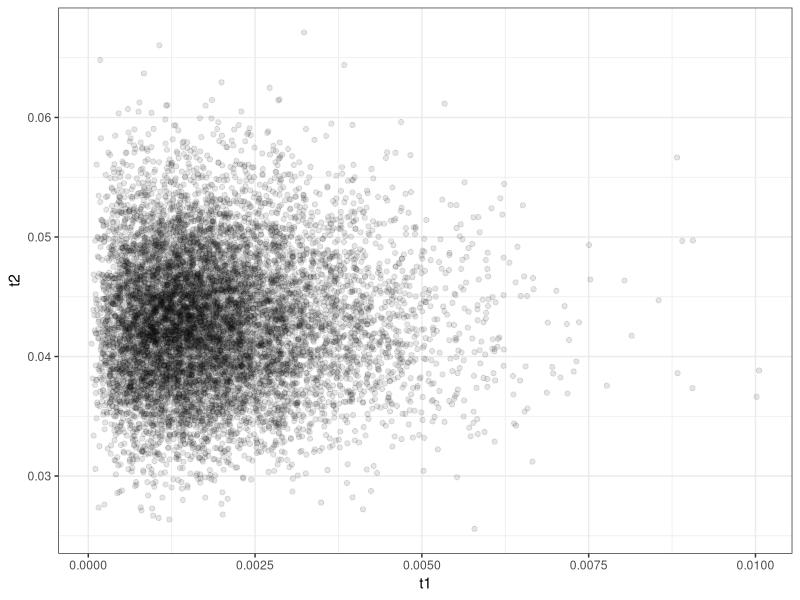
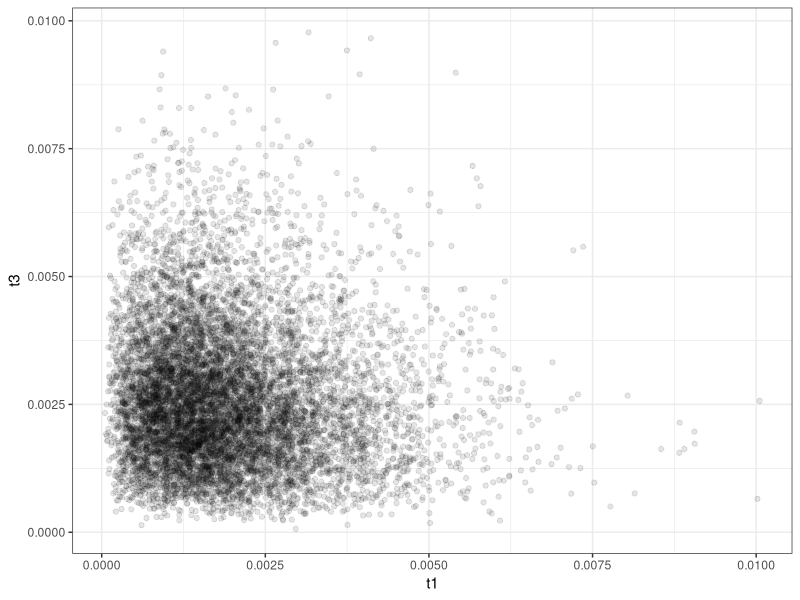
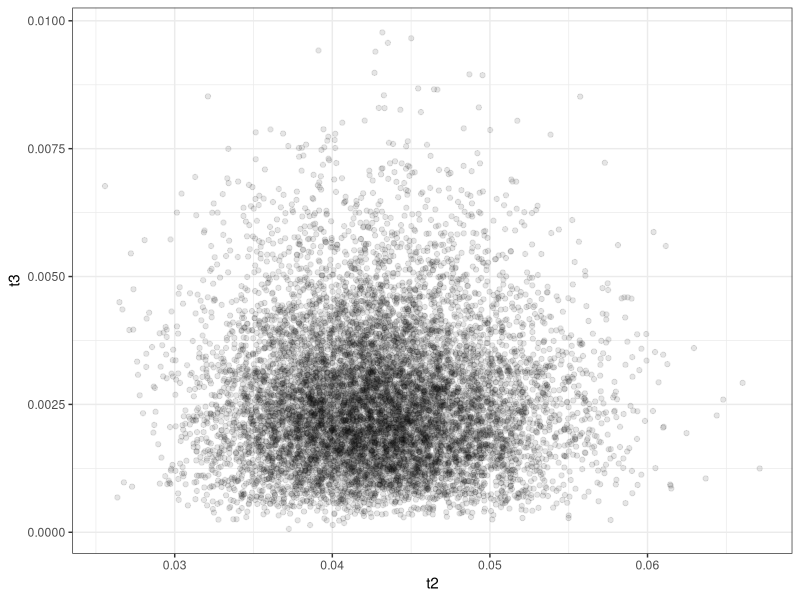
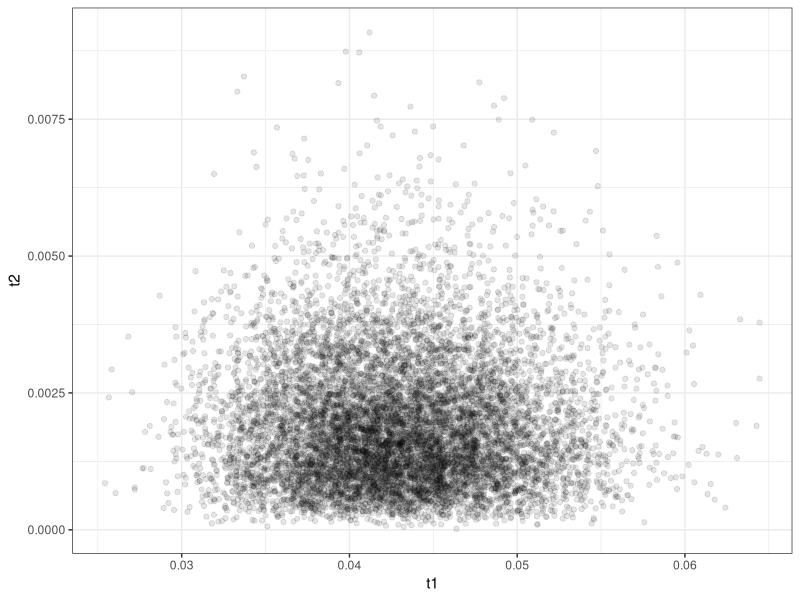
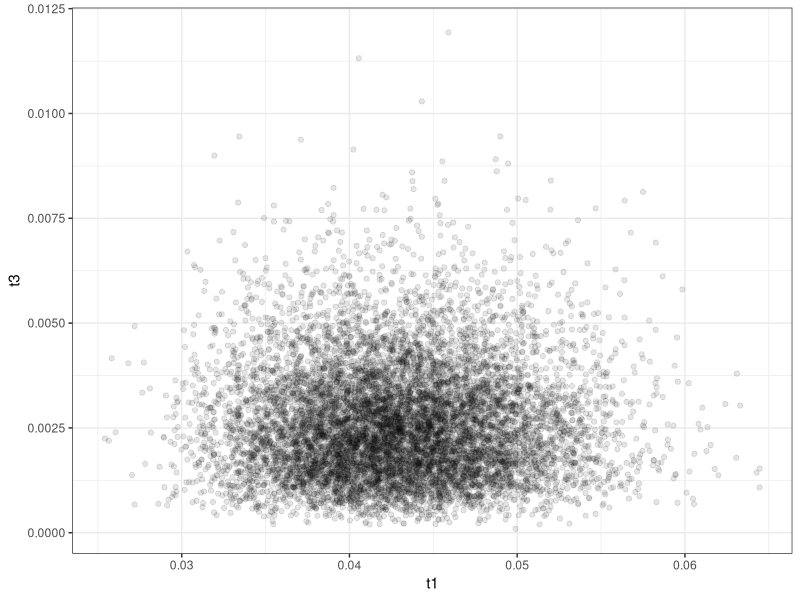
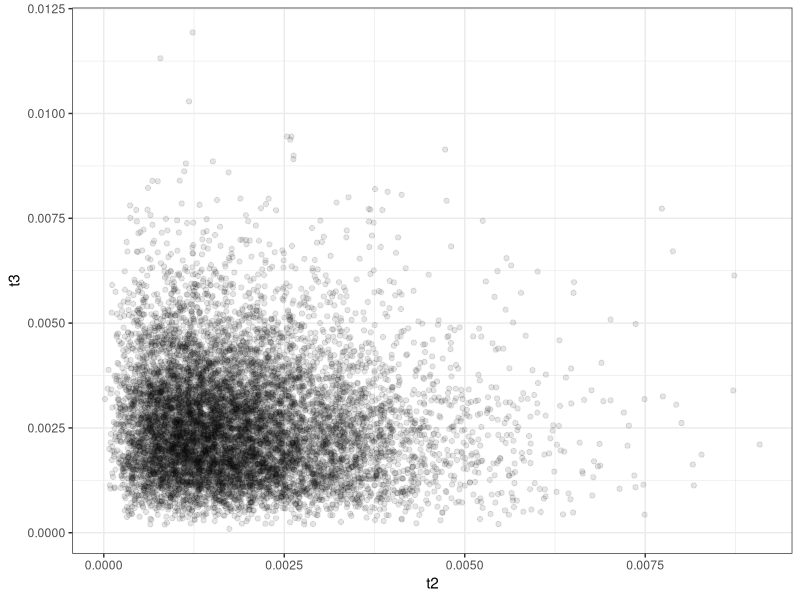

Here is the R script that generated these plots, in order:
## Bret Larget
## May 11, 2016
## Code to test the derivation

## Example from fitted dog/wolf/coyote example
n = 10000

mu = c(0.00194982,0.0429325,0.00262431)
vc = matrix(c(1.39396e-06,-1.20382e-08,-1.10568e-07,-1.20382e-08,3.0445e-05,5.98742e-09,-1.10568e-07,5.98742e-09,1.82874e-06),3,3)
L = t(chol(vc))

a1 = mu[1]^2/L[1,1]^2
b1 = mu[1]/L[1,1]^2

t1 = rgamma(n,a1,b1)

z1 = (t1-mu[1])/L[1,1]

a2 = (mu[2] + L[2,1]*z1)^2/L[2,2]^2
b2 = (mu[2] + L[2,1]*z1)/L[2,2]^2

t2 = rgamma(n,a2,b2)

z2 = (t2 - mu[2] - L[2,1]*z1)/L[2,2]

a3 = (mu[3] + L[3,1]*z1 + L[3,2]*z2)^2/L[3,3]^2
b3 = (mu[3] + L[3,1]*z1 + L[3,2]*z2)/L[3,3]^2

t3 = rgamma(n,a3,b3)

t.all = cbind(t1,t2,t3)
m = apply(t.all,2,mean)
v = cov(t.all)

require(ggplot2)
ggplot(data.frame(t.all),aes(x=t1,y=t2)) + geom_point(alpha=0.1) + theme_bw()
ggplot(data.frame(t.all),aes(x=t1,y=t3)) + geom_point(alpha=0.1) + theme_bw()
ggplot(data.frame(t.all),aes(x=t2,y=t3)) + geom_point(alpha=0.1) + theme_bw()

print(vc)
print(cov(t.all))

v = sqrt(diag(vc))
print(diag(1/v) %*% vc %*% diag(1/v) )
print(cor(t.all))

## change order of 1 and 2, see if it matters
ord = c(2,1,3)
mu = mu[ord]
vc = vc[ord,ord]
L = t(chol(vc))

a1 = mu[1]^2/L[1,1]^2
b1 = mu[1]/L[1,1]^2

t1 = rgamma(n,a1,b1)

z1 = (t1-mu[1])/L[1,1]

a2 = (mu[2] + L[2,1]*z1)^2/L[2,2]^2
b2 = (mu[2] + L[2,1]*z1)/L[2,2]^2

t2 = rgamma(n,a2,b2)

z2 = (t2 - mu[2] - L[2,1]*z1)/L[2,2]

a3 = (mu[3] + L[3,1]*z1 + L[3,2]*z2)^2/L[3,3]^2
b3 = (mu[3] + L[3,1]*z1 + L[3,2]*z2)/L[3,3]^2

t3 = rgamma(n,a3,b3)

t.all = cbind(t1,t2,t3)
m = apply(t.all,2,mean)
v = cov(t.all)

require(ggplot2)
ggplot(data.frame(t.all),aes(x=t1,y=t2)) + geom_point(alpha=0.1) + theme_bw()
ggplot(data.frame(t.all),aes(x=t1,y=t3)) + geom_point(alpha=0.1) + theme_bw()
ggplot(data.frame(t.all),aes(x=t2,y=t3)) + geom_point(alpha=0.1) + theme_bw()

print(vc)
print(cov(t.all))

v = sqrt(diag(vc))
print(diag(1/v) %*% vc %*% diag(1/v) )
print(cor(t.all))

gm2 = mu[2] + L[2,1]*z1
range(gm2)
